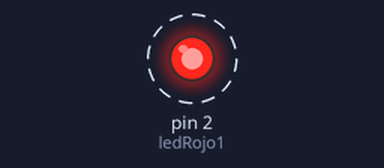
Simulated run of this sketch. Board: Arduino Uno, built with avr-gcc and run on an emulated ATmega328P. Parts: output pins drawn as LEDs (lit = HIGH). Dashed ring = blinking.

Above: at 0.05 s.
Timing chart, 0 to 3.0 s (numbered marks = the images above):
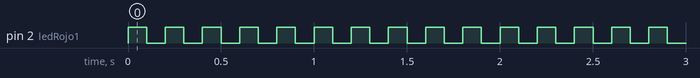

The sketch:

HELLOLED.ino
```cpp
const byte ledRojo1 = 2;

void setup() {
  // put your setup code here, to run once:
  pinMode(ledRojo1, OUTPUT);
}

void loop() {
  // put your main code here, to run repeatedly:
  digitalWrite(ledRojo1, HIGH);
  delay(100);
  digitalWrite(ledRojo1, LOW);
  delay(100);

}
```

Measured:
- by itself, pin 2 (ledRojo1): alternates HIGH for 0.10 s and LOW for 0.10 s
